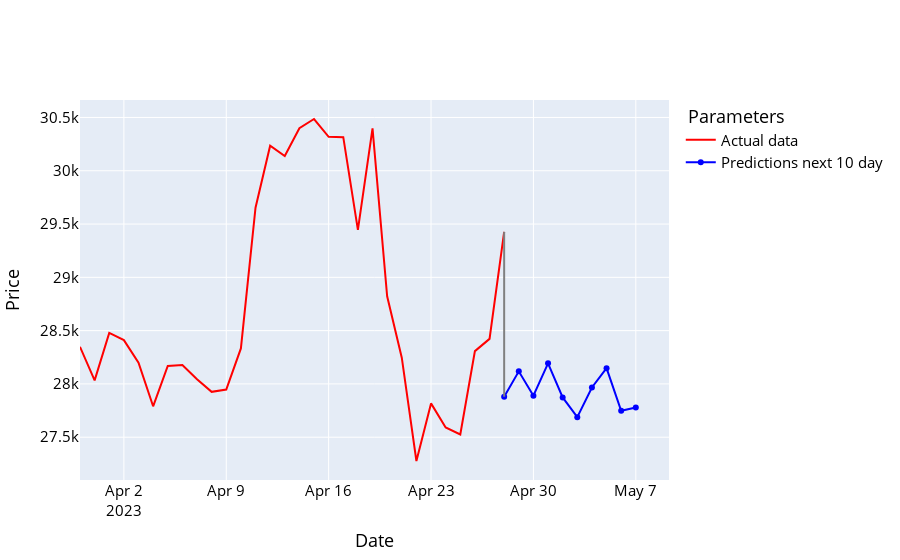

This figure's notebook cell:
### Code cell
names = cycle(['Predictions next 10 day', 'Actual data '])

fig = go.Figure()

fig.add_trace(go.Scatter(x=y_future_data.index, y=y_future_data['Adj Close'], name='Actual data ',
                         line=dict(width=2, color='red')))
fig.add_trace(go.Scatter(x=prediction_df.index, y=prediction_df['Adj Close'], name='Predictions next 10 day',
                         line=dict(width=2, color='blue')))

fig.add_shape(type='line',
              x0=prediction_df.index[0], y0=prediction_df['Adj Close'][0],
              x1=y_future_data.index[-1], y1=y_future_data['Adj Close'][-1],
              line=dict(color='grey', width=2))
fig.update_layout(xaxis_title='Date', yaxis_title='Price',
                  font_size=15, font_color='black', legend_title_text=' Parameters')
fig.show()

### Figure 1 — Plotly figure (JSON) as saved in the notebook; plotly's stock layout.template omitted (floating-point values rounded to 4 significant figures)
{"data": [{"line": {"color": "red", "width": 2}, "name": "Actual data ", "type": "scatter", "x": ["2023-03-30T00:00:00", "2023-03-31T00:00:00", "2023-04-01T00:00:00", "2023-04-02T00:00:00", "2023-04-03T00:00:00", "2023-04-04T00:00:00", "2023-04-05T00:00:00", "2023-04-06T00:00:00", "2023-04-07T00:00:00", "2023-04-08T00:00:00", "2023-04-09T00:00:00", "2023-04-10T00:00:00", "2023-04-11T00:00:00", "2023-04-12T00:00:00", "2023-04-13T00:00:00", "2023-04-14T00:00:00", "2023-04-15T00:00:00", "2023-04-16T00:00:00", "2023-04-17T00:00:00", "2023-04-18T00:00:00", "2023-04-19T00:00:00", "2023-04-20T00:00:00", "2023-04-21T00:00:00", "2023-04-22T00:00:00", "2023-04-23T00:00:00", "2023-04-24T00:00:00", "2023-04-25T00:00:00", "2023-04-26T00:00:00", "2023-04-27T00:00:00", "2023-04-28T00:00:00"], "y": [28350.0, 28030.0, 28480.0, 28410.0, 28200.0, 27790.0, 28170.0, 28180.0, 28040.0, 27930.0, 27950.0, 28330.0, 29650.0, 30240.0, 30140.0, 30400.0, 30490.0, 30320.0, 30320.0, 29450.0, 30400.0, 28820.0, 28250.0, 27280.0, 27820.0, 27590.0, 27530.0, 28310.0, 28420.0, 29430.0]}, {"line": {"color": "blue", "width": 2}, "name": "Predictions next 10 day", "type": "scatter", "x": ["2023-04-28T00:00:00", "2023-04-29T00:00:00", "2023-04-30T00:00:00", "2023-05-01T00:00:00", "2023-05-02T00:00:00", "2023-05-03T00:00:00", "2023-05-04T00:00:00", "2023-05-05T00:00:00", "2023-05-06T00:00:00", "2023-05-07T00:00:00"], "y": [27880.0, 28120.0, 27890.0, 28190.0, 27870.0, 27690.0, 27970.0, 28150.0, 27750.0, 27780.0]}], "layout": {"font": {"color": "black", "size": 15}, "legend": {"title": {"text": " Parameters"}}, "shapes": [{"line": {"color": "grey", "width": 2}, "type": "line", "x0": "2023-04-28T00:00:00", "x1": "2023-04-28T00:00:00", "y0": 27880.0, "y1": 29430.0}], "xaxis": {"title": {"text": "Date"}}, "yaxis": {"title": {"text": "Price"}}}}
